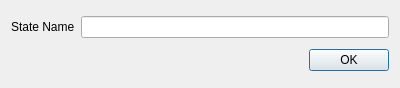
<?xml version="1.0" encoding="UTF-8"?>
<ui version="4.0">
 <class>StateDialog</class>
 <widget class="QDialog" name="StateDialog">
  <property name="geometry">
   <rect>
    <x>0</x>
    <y>0</y>
    <width>400</width>
    <height>88</height>
   </rect>
  </property>
  <property name="windowTitle">
   <string>State Editor</string>
  </property>
  <layout class="QVBoxLayout" name="verticalLayout">
   <item>
    <layout class="QHBoxLayout" name="horizontalLayout">
     <item>
      <widget class="QLabel" name="label">
       <property name="text">
        <string>State Name</string>
       </property>
      </widget>
     </item>
     <item>
      <widget class="QLineEdit" name="lineEditStateName"/>
     </item>
    </layout>
   </item>
   <item>
    <widget class="QDialogButtonBox" name="buttonBox">
     <property name="orientation">
      <enum>Qt::Horizontal</enum>
     </property>
     <property name="standardButtons">
      <set>QDialogButtonBox::Ok</set>
     </property>
    </widget>
   </item>
  </layout>
 </widget>
 <resources/>
 <connections>
  <connection>
   <sender>buttonBox</sender>
   <signal>accepted()</signal>
   <receiver>StateDialog</receiver>
   <slot>accept()</slot>
   <hints>
    <hint type="sourcelabel">
     <x>248</x>
     <y>254</y>
    </hint>
    <hint type="destinationlabel">
     <x>157</x>
     <y>274</y>
    </hint>
   </hints>
  </connection>
  <connection>
   <sender>buttonBox</sender>
   <signal>rejected()</signal>
   <receiver>StateDialog</receiver>
   <slot>reject()</slot>
   <hints>
    <hint type="sourcelabel">
     <x>316</x>
     <y>260</y>
    </hint>
    <hint type="destinationlabel">
     <x>286</x>
     <y>274</y>
    </hint>
   </hints>
  </connection>
 </connections>
</ui>
